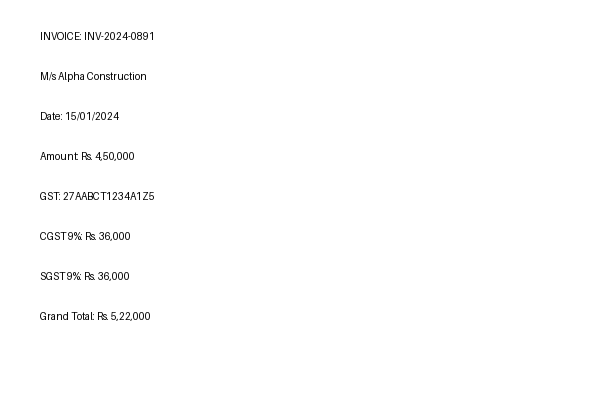
#> input picture ai-service/temp/test_invoice.png, 600 x 400 px
$ python -i tamper_detector.py   (imports and definitions only)
#> lines starting #> are read from the running program, lines starting #| are printed output that depends on the picture
from PIL import Image, ImageChops
import os
import numpy as np

class TamperDetector:
    def detect_tampering(self, image_path: str, quality: int = 90, threshold: float = 3.5):
        """
        Detects potential tampering using Error Level Analysis (ELA).

        1. Resaves image at 90% quality.
        2. Calculates difference between original and resaved image.
        3. High difference usually indicates manipulation (or high frequency noise).
        """
#> called with image_path = 'temp/test_invoice.png', quality = 90, threshold = 3.5
        if not os.path.exists(image_path):
            return {"tampered": False, "ela_score": 0.0, "error": "File not found"}

        try:
            original = Image.open(image_path).convert('RGB')
#> original is the input picture: PIL image 600x400 RGB; min 1, max 255, mean 253.1

            # Temporary filename
            directory, filename = os.path.split(image_path)
            temp_filename = f"temp_ela_{filename}.jpg"
            temp_path = os.path.join(directory, temp_filename)

            # Save compressed version
            original.save(temp_path, 'JPEG', quality=quality)

            # Open compressed version
            compressed = Image.open(temp_path).convert('RGB')

            # Calculate difference
            diff = ImageChops.difference(original, compressed)
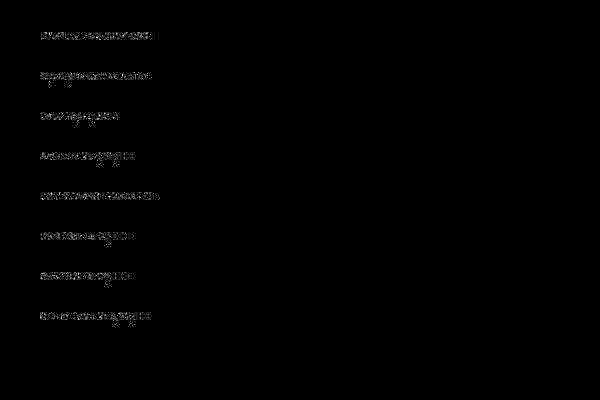
#> diff: PIL image 600x400 RGB; min 0, max 13, mean 0.0646; drawn with min black and max white

            # Cleanup
            if os.path.exists(temp_path):
                os.remove(temp_path)

            # ELA Score Calculation
            # Get extrema (min, max) for each channel to see range of diffs
            extrema = diff.getextrema()
#> extrema = ((0, 13), (0, 13), (0, 13))
            max_diff = max([ex[1] for ex in extrema])
#> max_diff = 13

            # Calculate mean pixel difference using numpy for speed
            diff_np = np.array(diff)
            mean_diff = np.mean(diff_np)
#> mean_diff = 0.0646

            # Logic:
            # If the original was a JPEG, saving it again at similar quality
            # should result in very little change (low mean diff).
            # If it was a PNG or BMP saved as JPEG, change might be higher but uniform.
            # If parts were pasted (different compression levels), ELA highlights edges.
            # For a simple metric: High mean difference might imply the source wasn't
            # a consistent JPEG or has high noise (tampering/pasting).

            # Threshold is tricky. Let's use the provided logic:
            # "If score > threshold → flag as tampered"

            is_tampered = mean_diff > threshold
#> is_tampered = False

            return {
                "tampered": bool(is_tampered),
                "ela_score": round(float(mean_diff), 2),
                "details": f"Max channel diff: {max_diff}"
            }

        except Exception as e:
            # Handle non-JPEG or errors safely
            return {
                "tampered": False,
                "ela_score": 0.0,
                "error": str(e)
            }

# Singleton
tamper_detector = TamperDetector()

>>> result = TamperDetector().detect_tampering('temp/test_invoice.png')
#> result = {'tampered': False, 'ela_score': 0.06, 'details': 'Max channel diff: 13'}
